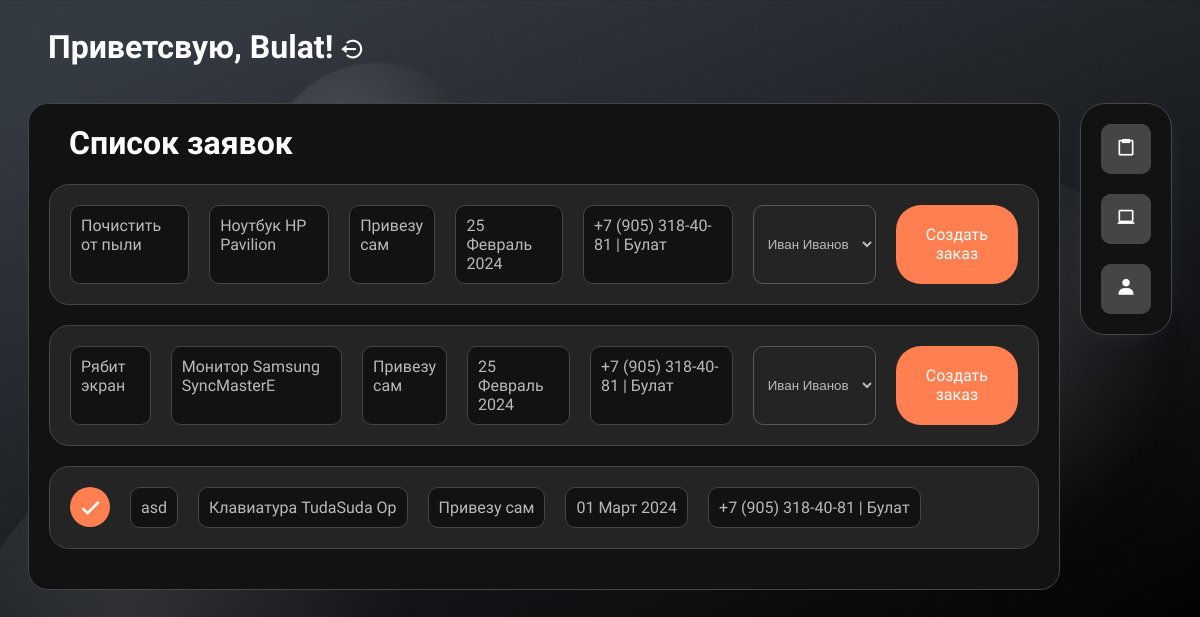
Page /manager_home (signed in) on the earlier database version.
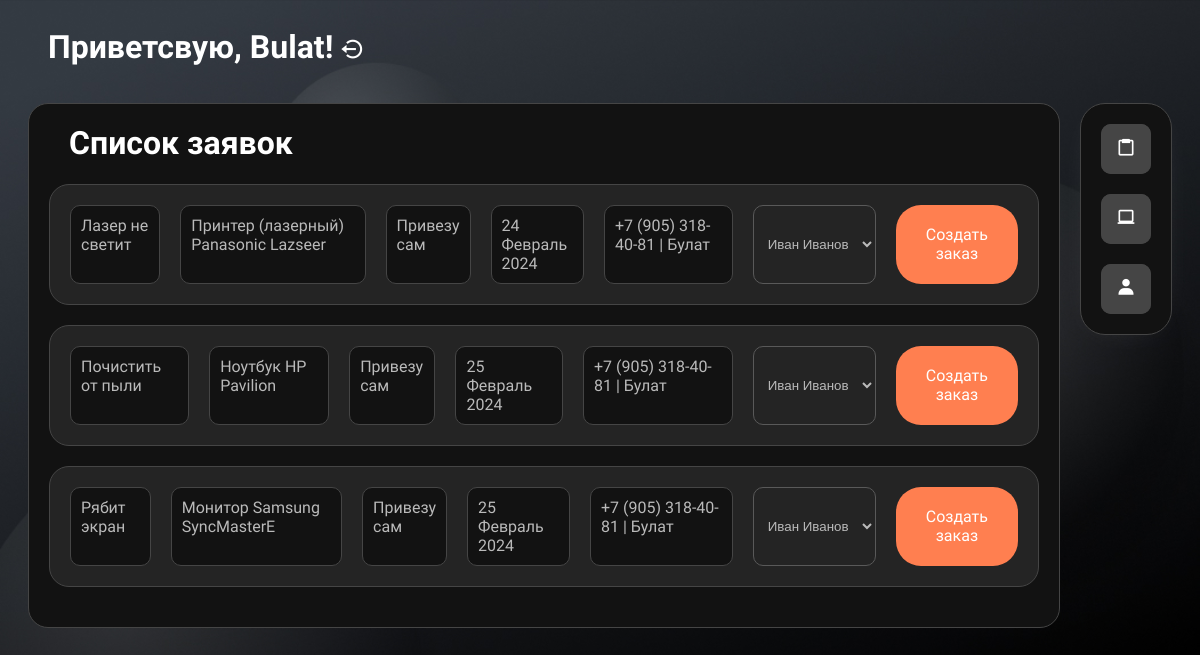
Same page on the later database version.
### RSapplication/models.py (models this page shows, shortened)
class RepairRequest(models.Model):
    owner = models.ForeignKey(CustomUser, on_delete=models.PROTECT, related_name='repair_requests', verbose_name='Владелец техники')
    technic = models.ForeignKey(Technic, on_delete=models.CASCADE, related_name='repair_requests', verbose_name='Техника клиента')
    description = models.TextField(max_length=300, verbose_name='Описание проблемы')
    take_date = models.DateField(null=True, verbose_name='Дата приёма техники')
    created_time = models.DateTimeField(default=timezone.now, verbose_name='Дата/время создания')
    technic_accepted = models.BooleanField(default=False, verbose_name='Статус принятия техники')
    delivery_choice = [
        ('MYSELF', 'Привезу сам'),
        ('DELIVERY', 'Служба доставки'),
    ]
    delivery = models.TextField(choices=delivery_choice, max_length=50,
                                verbose_name='Способ доставки',
                                default='MYSELF')
    class Meta:
        verbose_name = 'Заявка на обслуживание'
        verbose_name_plural = 'Заявки на обслуживание'

class Technic(models.Model):
    type = models.ForeignKey(TechnicType, null=True, blank=True, on_delete=models.PROTECT, verbose_name='тип техники')
    brand = models.CharField(max_length=100, verbose_name='Марка техники')
    model = models.CharField(max_length=100, verbose_name='Модель техники')
    class Meta:
        verbose_name = 'Техника'
        verbose_name_plural = 'Техника'

class TechnicType(models.Model):
    name_type = models.TextField(max_length=50, verbose_name='Наименование типа')
    class Meta:
        verbose_name = 'Тип техники'
        verbose_name_plural = 'Типы техники'
    def __str__(self):
        return self.name_type

class CustomUser(AbstractUser):
    firstname = models.CharField(max_length=100, verbose_name='Имя')
    lastname = models.CharField(max_length=100, verbose_name='Фамилия')
    phone_number = models.CharField(max_length=20, verbose_name='Номер телефона', unique=True)
    email = models.EmailField(max_length=100, verbose_name='Электронная почта', unique=True)
    USERNAME_FIELD = 'email'
    REQUIRED_FIELDS = ['username']
    USER_TYPE_CHOICES = [
        ('employee', 'Сотрудник'),
        ('client', 'Клиент'),
    ]
    user_type = models.CharField(max_length=10, choices=USER_TYPE_CHOICES, verbose_name="Тип пользователя", null=True,
                                 blank=True)
    position = models.CharField(max_length=100, verbose_name="Должность", null=True, blank=True)
    class Meta:
        verbose_name = 'Пользователь'
        verbose_name_plural = 'Пользователи'

### RSapplication/views.py (the view, shortened to what this page needs)
# urls.py: path('manager_home', manager_page, name='ManagerHomePage'),
@login_required()
def manager_page(request):
    repairmen = CustomUser.objects.filter(position='repairman')
    all_requests = RepairRequest.objects.exclude(Заявка_на_ремонт__isnull=False)
    current_user = request.user
    return render(request, 'RSapplication/manager_home.html', {'all_requests': all_requests,
                                                               'repairmen': repairmen,
                                                               'current_user': current_user})

### RSapplication/templates/RSapplication/manager_home.html (shortened to what this page needs)
{% load static %}
<!DOCTYPE html>
<html lang="en">
<head>
</head>
<link href='https://unpkg.com/boxicons@2.1.4/css/boxicons.min.css' rel='stylesheet'>
<link rel="stylesheet" type="text/css" href="{% static 'css/manager_home.css' %}">
<body>
<div class="head-info">
    <h1>Приветсвую, {{ current_user.username }}!</h1>
    <form class='logout_form' action="{% url 'LogoutUser' %}" method="post">
        <button class="logout" type="submit">
            <i class='bx bx-log-out-circle' style="vertical-align: middle;">
                <span class="tooltiptext">Выйти</span></i>
        </button>
    </form>
</div>
<ul>
<div class="manager-page">
    <div class="manager-panel">
    <h1>Список заявок</h1>
        {% for request in all_requests %}
            <div class='request-info'>
                <div class="info-button">
                    <form method="post" class="accept-request-form">
                        {% if request.technic_accepted == False %}
                            <button class="accept-request-btn" type="submit"><i class='bx bx-check'></i></button>
                        {% endif %}
                    </form>
                    <li>{{ request.description }}</li>
                    <li>{{ request.technic.type }} {{ request.technic.brand }} {{ request.technic.model }}</li>
                    <li>{{ request.get_delivery_display }}</li>
                    <li>{{ request.created_time|date:"d F Y" }}</li>
                    <li>{{ request.owner.phone_number }} | {{ request.owner.firstname }}</li>
                </div>
                <form class="order-form" method="post" action="{% url 'ManagerHomePage' %}">
                    {% if request.technic_accepted == True %}
                        <select name="repairman">
                            {% for repairman in repairmen %}
                                <option value="{{ repairman.id }}">{{ repairman.firstname }} {{ repairman.lastname }}</option>
                            {% endfor %}
                        </select>
                        <button type="submit" class="create-order-btn" name="action" value="create_order">
                            Создать заказ
                        </button>
                    {% endif %}
                </form>
            </div>
        {% endfor %}
    </div>
    <div class="manager-buttons">
        <div class="button-style">
            <a  href="{% url 'ServicePage' %}"><button class='button-style'><i class='bx bx-clipboard' ></i></button></a>
        </div>
        <div class="button-style">
                <a  href="{% url 'TypesPage' %}"><button class='button-style'><i class='bx bx-laptop'></i></button></a>
        </div>
        <div class="button-style">
            <a href="{% url 'ProfilePage' %}"><button class="button-style" ><i class='bx bxs-user'></i></button></a>
        </div>
    </div>
</div>
</ul>
</body>
</html>

Differences in the rows shown:
removed RepairRequest: description "asd", technic.type "Клавиатура", technic.brand "TudaSuda", technic.model "Op", delivery "Привезу сам", created_time "01 Март 2024", owner.phone_number "+7 (905) 318-40-81", owner.firstname "Булат"
now on this page (row unchanged): RepairRequest: description "Лазер не светит", technic.type "Принтер (лазерный)", technic.brand "Panasonic", technic.model "Lazseer", delivery "Привезу сам", created_time "24 Февраль 2024", owner.phone_number "+7 (905) 318-40-81", owner.firstname "Булат"
